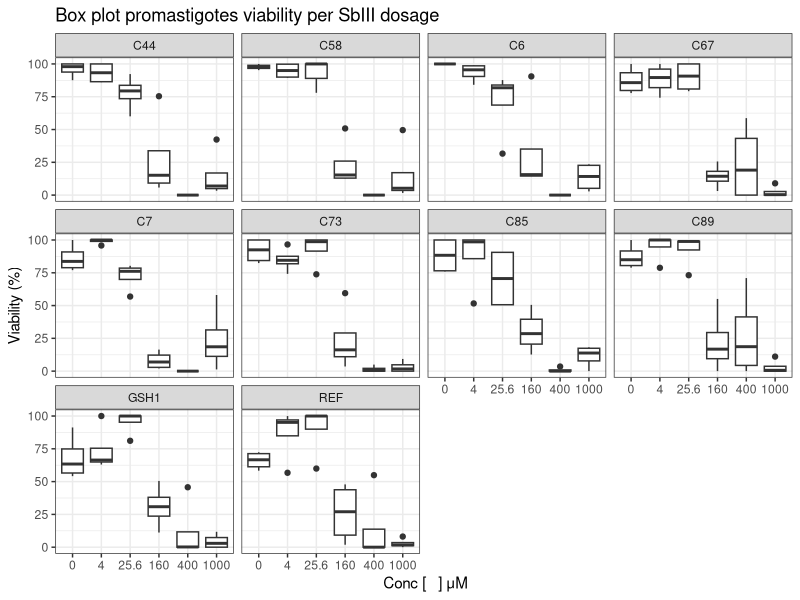
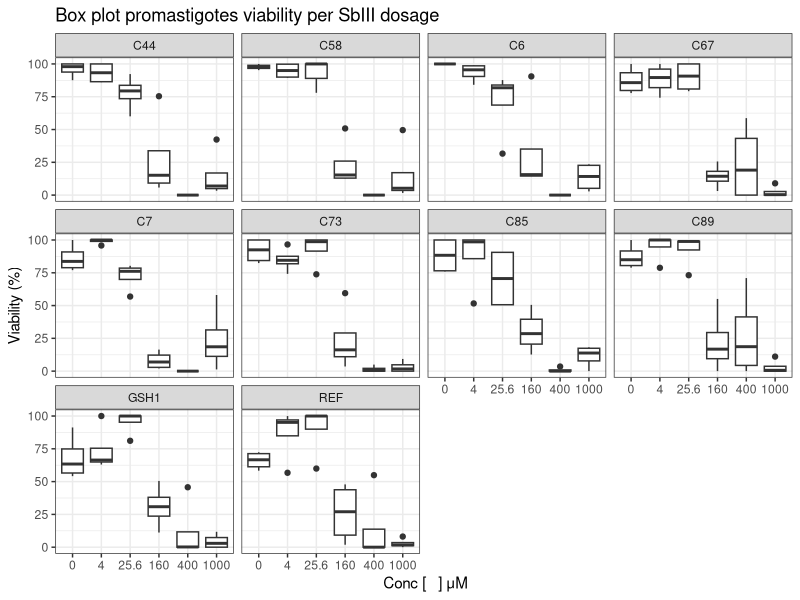

Reproduce these figures in R, in order.
################################################################################
############################### EDA-BoxPlot  ###################################
################################################################################

# Packages

library(dplyr)
library(ggplot2)

# Loading data 

DataMTT <-  read.csv(file = "Data/Processed/DataMTT_processed_normalized.csv",
                     header = TRUE, sep =",")

# Checking data
head(DataMTT)
sapply(DataMTT, class)
DataMTT$pop <- as.factor(DataMTT$pop )
DataMTT$experiment <- as.factor(DataMTT$experiment)
DataMTT$conc<- as.factor(DataMTT$conc)
sapply(DataMTT, class)


MTT_BP_pop <-  ggplot(DataMTT, aes(conc, viability_res))+
  geom_boxplot()+
  ggtitle("Box plot promastigotes viability per SbIII dosage") +
  labs(x = " Conc [   ] μM", y = "Viability (%)")+
  theme(plot.title = element_text(size = 14,face="bold"),
        axis.text.x = element_text(size = 10), 
        axis.text.y = element_text(size = 10),
        axis.title.x = element_text(size = 15),
        axis.title.y = element_text(size = 15))+
  #facet_grid(MTT_SbIII_48h$pop)+
  facet_wrap(~pop)+
  theme_bw()

MTT_BP_pop +  labs(color = "Populations")

ggsave("Figures/02_MTT_BoxPlot_normalized.png")
